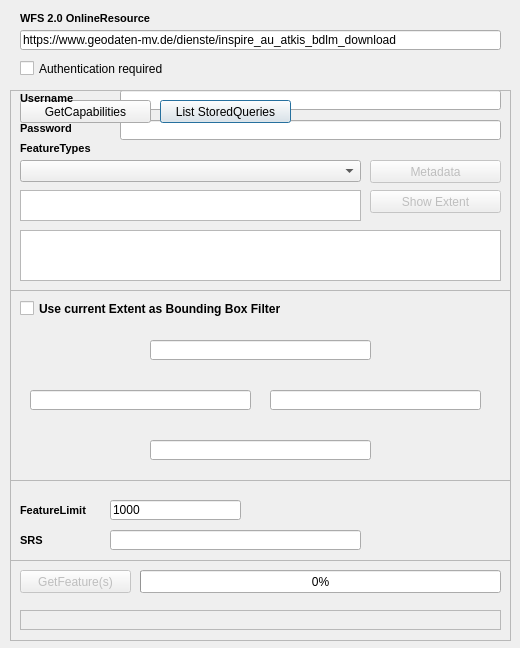
<?xml version="1.0" encoding="UTF-8"?>
<ui version="4.0">
 <class>WfsClient</class>
 <widget class="QDialog" name="WfsClient">
  <property name="geometry">
   <rect>
    <x>0</x>
    <y>0</y>
    <width>520</width>
    <height>648</height>
   </rect>
  </property>
  <property name="windowTitle">
   <string>WFS 2.0 Client - Version 0.9.11</string>
  </property>
  <widget class="QLabel" name="lblOnlineResource">
   <property name="geometry">
    <rect>
     <x>20</x>
     <y>10</y>
     <width>151</width>
     <height>16</height>
    </rect>
   </property>
   <property name="font">
    <font>
     <pointsize>8</pointsize>
     <weight>75</weight>
     <bold>true</bold>
    </font>
   </property>
   <property name="text">
    <string>WFS 2.0 OnlineResource</string>
   </property>
  </widget>
  <widget class="QLineEdit" name="txtUrl">
   <property name="geometry">
    <rect>
     <x>20</x>
     <y>30</y>
     <width>481</width>
     <height>20</height>
    </rect>
   </property>
   <property name="text">
    <string>https://www.geodaten-mv.de/dienste/inspire_au_atkis_bdlm_download</string>
   </property>
  </widget>
  <widget class="QCheckBox" name="chkAuthentication">
   <property name="geometry">
    <rect>
     <x>20</x>
     <y>60</y>
     <width>261</width>
     <height>17</height>
    </rect>
   </property>
   <property name="text">
    <string>Authentication required</string>
   </property>
  </widget>
  <widget class="QFrame" name="frmMain">
   <property name="geometry">
    <rect>
     <x>10</x>
     <y>90</y>
     <width>501</width>
     <height>551</height>
    </rect>
   </property>
   <property name="autoFillBackground">
    <bool>false</bool>
   </property>
   <property name="frameShape">
    <enum>QFrame::StyledPanel</enum>
   </property>
   <property name="frameShadow">
    <enum>QFrame::Raised</enum>
   </property>
   <widget class="QProgressBar" name="progressBar">
    <property name="geometry">
     <rect>
      <x>130</x>
      <y>480</y>
      <width>361</width>
      <height>23</height>
     </rect>
    </property>
    <property name="value">
     <number>0</number>
    </property>
   </widget>
   <widget class="QPushButton" name="cmdListStoredQueries">
    <property name="enabled">
     <bool>true</bool>
    </property>
    <property name="geometry">
     <rect>
      <x>150</x>
      <y>10</y>
      <width>131</width>
      <height>23</height>
     </rect>
    </property>
    <property name="text">
     <string>List StoredQueries</string>
    </property>
   </widget>
   <widget class="QPlainTextEdit" name="txtFeatureTypeDescription">
    <property name="geometry">
     <rect>
      <x>10</x>
      <y>140</y>
      <width>481</width>
      <height>51</height>
     </rect>
    </property>
    <property name="readOnly">
     <bool>true</bool>
    </property>
   </widget>
   <widget class="QLabel" name="lblMessage">
    <property name="geometry">
     <rect>
      <x>10</x>
      <y>520</y>
      <width>481</width>
      <height>20</height>
     </rect>
    </property>
    <property name="font">
     <font>
      <pointsize>8</pointsize>
      <weight>75</weight>
      <bold>true</bold>
     </font>
    </property>
    <property name="frameShape">
     <enum>QFrame::StyledPanel</enum>
    </property>
    <property name="frameShadow">
     <enum>QFrame::Sunken</enum>
    </property>
    <property name="text">
     <string/>
    </property>
   </widget>
   <widget class="QComboBox" name="cmbFeatureType">
    <property name="geometry">
     <rect>
      <x>10</x>
      <y>70</y>
      <width>341</width>
      <height>22</height>
     </rect>
    </property>
   </widget>
   <widget class="QPushButton" name="cmdGetCapabilities">
    <property name="geometry">
     <rect>
      <x>10</x>
      <y>10</y>
      <width>131</width>
      <height>23</height>
     </rect>
    </property>
    <property name="text">
     <string>GetCapabilities</string>
    </property>
   </widget>
   <widget class="QLineEdit" name="txtCount">
    <property name="geometry">
     <rect>
      <x>100</x>
      <y>410</y>
      <width>131</width>
      <height>20</height>
     </rect>
    </property>
    <property name="text">
     <string>1000</string>
    </property>
   </widget>
   <widget class="QLabel" name="lblInfo">
    <property name="geometry">
     <rect>
      <x>10</x>
      <y>50</y>
      <width>481</width>
      <height>16</height>
     </rect>
    </property>
    <property name="font">
     <font>
      <pointsize>8</pointsize>
      <weight>75</weight>
      <bold>true</bold>
     </font>
    </property>
    <property name="text">
     <string>FeatureTypes</string>
    </property>
   </widget>
   <widget class="QLabel" name="lblCount">
    <property name="geometry">
     <rect>
      <x>10</x>
      <y>410</y>
      <width>121</width>
      <height>20</height>
     </rect>
    </property>
    <property name="font">
     <font>
      <pointsize>8</pointsize>
      <weight>75</weight>
      <bold>true</bold>
     </font>
    </property>
    <property name="text">
     <string>FeatureLimit</string>
    </property>
   </widget>
   <widget class="QPushButton" name="cmdGetFeature">
    <property name="enabled">
     <bool>false</bool>
    </property>
    <property name="geometry">
     <rect>
      <x>10</x>
      <y>480</y>
      <width>111</width>
      <height>23</height>
     </rect>
    </property>
    <property name="focusPolicy">
     <enum>Qt::StrongFocus</enum>
    </property>
    <property name="text">
     <string>GetFeature(s)</string>
    </property>
   </widget>
   <widget class="QFrame" name="frmParameter">
    <property name="enabled">
     <bool>true</bool>
    </property>
    <property name="geometry">
     <rect>
      <x>0</x>
      <y>200</y>
      <width>501</width>
      <height>271</height>
     </rect>
    </property>
    <property name="frameShape">
     <enum>QFrame::StyledPanel</enum>
    </property>
    <property name="frameShadow">
     <enum>QFrame::Raised</enum>
    </property>
    <widget class="QWidget" name="gridLayoutWidget">
     <property name="geometry">
      <rect>
       <x>10</x>
       <y>10</y>
       <width>481</width>
       <height>231</height>
      </rect>
     </property>
     <layout class="QGridLayout" name="gridLayout"/>
    </widget>
   </widget>
   <widget class="QFrame" name="frmExtent">
    <property name="enabled">
     <bool>true</bool>
    </property>
    <property name="geometry">
     <rect>
      <x>0</x>
      <y>200</y>
      <width>501</width>
      <height>191</height>
     </rect>
    </property>
    <property name="frameShape">
     <enum>QFrame::StyledPanel</enum>
    </property>
    <property name="frameShadow">
     <enum>QFrame::Raised</enum>
    </property>
    <widget class="QLineEdit" name="txtExtentSouth">
     <property name="geometry">
      <rect>
       <x>140</x>
       <y>150</y>
       <width>221</width>
       <height>20</height>
      </rect>
     </property>
    </widget>
    <widget class="QLineEdit" name="txtExtentWest">
     <property name="geometry">
      <rect>
       <x>20</x>
       <y>100</y>
       <width>221</width>
       <height>20</height>
      </rect>
     </property>
    </widget>
    <widget class="QLineEdit" name="txtExtentNorth">
     <property name="geometry">
      <rect>
       <x>140</x>
       <y>50</y>
       <width>221</width>
       <height>20</height>
      </rect>
     </property>
    </widget>
    <widget class="QLineEdit" name="txtExtentEast">
     <property name="geometry">
      <rect>
       <x>260</x>
       <y>100</y>
       <width>211</width>
       <height>20</height>
      </rect>
     </property>
    </widget>
    <widget class="QCheckBox" name="chkExtent">
     <property name="geometry">
      <rect>
       <x>10</x>
       <y>10</y>
       <width>461</width>
       <height>17</height>
      </rect>
     </property>
     <property name="font">
      <font>
       <weight>75</weight>
       <bold>true</bold>
      </font>
     </property>
     <property name="text">
      <string>Use current Extent as Bounding Box Filter</string>
     </property>
    </widget>
   </widget>
   <widget class="QPlainTextEdit" name="txtFeatureTypeTitle">
    <property name="geometry">
     <rect>
      <x>10</x>
      <y>100</y>
      <width>341</width>
      <height>31</height>
     </rect>
    </property>
    <property name="readOnly">
     <bool>true</bool>
    </property>
   </widget>
   <widget class="QPushButton" name="cmdMetadata">
    <property name="enabled">
     <bool>false</bool>
    </property>
    <property name="geometry">
     <rect>
      <x>360</x>
      <y>70</y>
      <width>131</width>
      <height>23</height>
     </rect>
    </property>
    <property name="text">
     <string>Metadata</string>
    </property>
   </widget>
   <widget class="QLineEdit" name="txtSrs">
    <property name="geometry">
     <rect>
      <x>100</x>
      <y>440</y>
      <width>251</width>
      <height>20</height>
     </rect>
    </property>
    <property name="text">
     <string/>
    </property>
   </widget>
   <widget class="QLabel" name="lblSrs">
    <property name="geometry">
     <rect>
      <x>10</x>
      <y>440</y>
      <width>121</width>
      <height>20</height>
     </rect>
    </property>
    <property name="font">
     <font>
      <pointsize>8</pointsize>
      <weight>75</weight>
      <bold>true</bold>
     </font>
    </property>
    <property name="text">
     <string>SRS</string>
    </property>
   </widget>
   <widget class="QPushButton" name="cmdExtent">
    <property name="enabled">
     <bool>false</bool>
    </property>
    <property name="geometry">
     <rect>
      <x>360</x>
      <y>100</y>
      <width>131</width>
      <height>23</height>
     </rect>
    </property>
    <property name="text">
     <string>Show Extent</string>
    </property>
   </widget>
  </widget>
  <widget class="QLineEdit" name="txtUsername">
   <property name="geometry">
    <rect>
     <x>120</x>
     <y>90</y>
     <width>381</width>
     <height>20</height>
    </rect>
   </property>
  </widget>
  <widget class="QLineEdit" name="txtPassword">
   <property name="geometry">
    <rect>
     <x>120</x>
     <y>120</y>
     <width>381</width>
     <height>20</height>
    </rect>
   </property>
   <property name="echoMode">
    <enum>QLineEdit::Password</enum>
   </property>
  </widget>
  <widget class="QLabel" name="lblUsername">
   <property name="geometry">
    <rect>
     <x>20</x>
     <y>90</y>
     <width>151</width>
     <height>16</height>
    </rect>
   </property>
   <property name="font">
    <font>
     <pointsize>8</pointsize>
     <weight>75</weight>
     <bold>true</bold>
    </font>
   </property>
   <property name="text">
    <string>Username</string>
   </property>
  </widget>
  <widget class="QLabel" name="lblPassword">
   <property name="geometry">
    <rect>
     <x>20</x>
     <y>120</y>
     <width>151</width>
     <height>16</height>
    </rect>
   </property>
   <property name="font">
    <font>
     <pointsize>8</pointsize>
     <weight>75</weight>
     <bold>true</bold>
    </font>
   </property>
   <property name="text">
    <string>Password</string>
   </property>
  </widget>
  <zorder>txtPassword</zorder>
  <zorder>txtUsername</zorder>
  <zorder>lblOnlineResource</zorder>
  <zorder>txtUrl</zorder>
  <zorder>chkAuthentication</zorder>
  <zorder>frmMain</zorder>
  <zorder>lblUsername</zorder>
  <zorder>lblPassword</zorder>
 </widget>
 <resources/>
 <connections/>
</ui>
